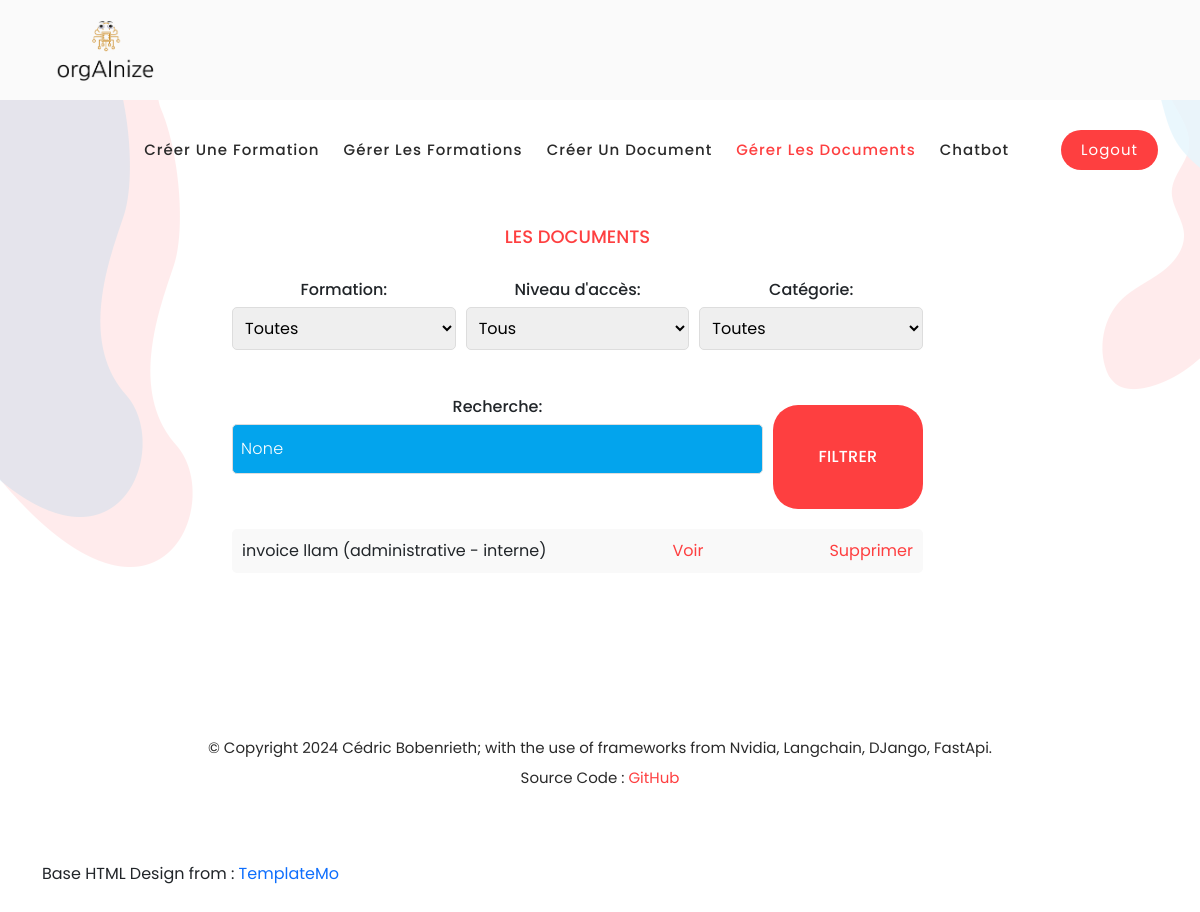
/users/documents/ (signed in), run on the app's committed database.
### documents/models.py (models this page shows, shortened)
class Document(models.Model):
    CATEGORIE_CHOICES = (
        ('administrative', 'Administrative'),
        ('pedagogique', 'Pédagogique'),
    )
    SOUS_CATEGORIE_CHOICES = (
        ('enseignement', 'Enseignement'),
        ('exercices', 'Exercices'),
        ('examen_blanc', 'Examen Blanc'),
        ('intervenants', 'Intervenants'),
        ('ressources', 'Ressources'),
        ('foad', 'FOAD'),
        ('dossier_pro', 'Dossier Professionnel'),
    )
    ACCES_CHOICES = (
        ('interne', 'Interne'),
        ('externe', 'Externe'),
    )
    formation = models.ForeignKey(Formation, on_delete=models.CASCADE, null=True, blank=True)
    nom = models.CharField(max_length=255)
    categorie = models.CharField(max_length=20, choices=CATEGORIE_CHOICES)
    sous_categorie = models.CharField(max_length=20, choices=SOUS_CATEGORIE_CHOICES, null=True, blank=True)
    niveau_acces = models.CharField(max_length=10, choices=ACCES_CHOICES)
    fichier = models.FileField(upload_to='documents/')
    date_upload = models.DateTimeField(default=timezone.now)

### documents/views.py (the view)
# urls.py: path('documents/', views.document_list, name='document_list'),
@login_required
def document_list(request):
    if request.user.user_type != 'pro':
        return redirect('chatbot')
    documents = Document.objects.all()
    formation_id = request.GET.get('formation')
    access_level = request.GET.get('access_level')
    category = request.GET.get('category')
    search_query = request.GET.get('search')
    if formation_id:
        documents = documents.filter(formation_id=formation_id)
    if access_level:
        documents = documents.filter(niveau_acces=access_level)
    if category:
        documents = documents.filter(categorie=category)
    if search_query != "None" and search_query:
        documents = documents.filter(nom__icontains=search_query)
    formations = Formation.objects.all()
    return render(request, 'document_list.html', {
        'documents': documents,
        'formations': formations,
        'formation_id': formation_id,
        'access_level': access_level,
        'category': category,
        'search_query': search_query,
    })

### documents/templates/document_list.html (shortened to what this page needs)
{% load static %}
<!DOCTYPE html>
<html lang="en">
  <head>
    <link href="{% static 'vendor/bootstrap/css/bootstrap.min.css' %}" rel="stylesheet">
    <link rel="stylesheet" href="{% static 'css/fontawesome.css' %}">
    <link rel="stylesheet" href="{% static 'css/templatemo-space-dynamic.css' %}">
    <link rel="stylesheet" href="{% static 'css/animated.css' %}">
    <link rel="stylesheet" href="{% static 'css/owl.css' %}">
  </head>
<body>
  <header class="header-area header-sticky wow slideInDown" data-wow-duration="0.75s" data-wow-delay="0s">
    <div class="container">
      <div class="row">
        <div class="col-12">
          <nav class="main-nav">
            <a href="{% url 'index' %}" class="logo">
              <h4><img class="img_logo" src="{% static 'images/logo.png' %}" alt="logo orgainize"></h4>
            </a>
            <ul class="nav">
			  <li class="scroll-to-section"><a href="{% url 'create_formation' %}" >Créer une Formation</a></li>
			  <li class="scroll-to-section"><a href="{% url 'formation_list'  %} " >Gérer les Formations</a></li>
			  <li class="scroll-to-section"><a href="{% url 'upload_document' %}">Créer un Document</a></li>
			  <li class="scroll-to-section"><a href="{% url 'document_list' %}" class="active">Gérer les Documents</a></li>
			  <li class="scroll-to-section"><a href="{% url 'chatbot' %}">Chatbot</a></li>
           {% if user.is_authenticated %}
				<li class="scroll-to-section">
					<div class="main-red-button">
						<a href="{% url 'logout' %}">Logout</a>
					</div>
				</li>
			{% else %}
				<li class="scroll-to-section">
					<div class="main-red-button">
						<a href="{% url 'login' %}">Login</a>
					</div>
				</li>
			{% endif %}
            </ul>
          </nav>
        </div>
      </div>
    </div>
  </header>
<div class="main-banner wow fadeIn" id="top" data-wow-duration="1s" data-wow-delay="0.5s">
    <div class="container">
        <div class="row justify-content-center">
            <div class="col-lg-8">
                <div class="center-content header-text wow fadeInLeft" data-wow-duration="1s" data-wow-delay="1s">
                    <h6>Les documents</h6>
                    <form method="get" class="filter-form">
                        <div class="form-group">
                            <label for="formation">Formation:</label>
                            <select name="formation" id="formation">
                                <option value="">Toutes</option>
                            </select>
                        </div>
                        <div class="form-group">
                            <label for="access_level">Niveau d'accès:</label>
                            <select name="access_level" id="access_level">
                                <option value="">Tous</option>
                            </select>
                        </div>
                        <div class="form-group">
                            <label for="category">Catégorie:</label>
                            <select name="category" id="category">
                                <option value="">Toutes</option>
                            </select>
                        </div>
                        <div class="form-group">
                            <label for="search">Recherche:</label>
                            <input type="text" name="search" id="search" value="{{ search_query }}">
                        </div>
                        <button type="submit">Filtrer</button>
                    </form>
                    <ul class="document-list">
                        {% for document in documents %}
                            <li class="document-item">
                                <span>{{ document.nom }} ({{ document.categorie }} - {{ document.niveau_acces }})</span>
                                <a href="{% url 'view_document' document.id %}">Voir</a>
                                <a href="{% url 'delete_document' document.id %}">Supprimer</a>
                            </li>
                        {% endfor %}
                    </ul>
                </div>
            </div>
        </div>
    </div>
</div>
	  <footer>
    <div class="container">
      <div class="row">
        <div class="col-lg-12 wow fadeIn" data-wow-duration="1s" data-wow-delay="0.25s">
          <p>© Copyright 2024 Cédric Bobenrieth; with the use of frameworks from Nvidia, Langchain, DJango, FastApi.
          <br>Source Code  : <a rel="nofollow" href="https://templatemo.com">GitHub</a></p>
          <br>Base HTML Design from : <a rel="nofollow" href="https://templatemo.com">TemplateMo</a></p>
        </div>
      </div>
    </div>
  </footer>
  <link rel="stylesheet" href="https://cdn.jsdelivr.net/npm/flatpickr/dist/flatpickr.min.css">
</body>
</html>

### data on the page
Document: nom "invoice llam", categorie "administrative", niveau_acces "interne"
